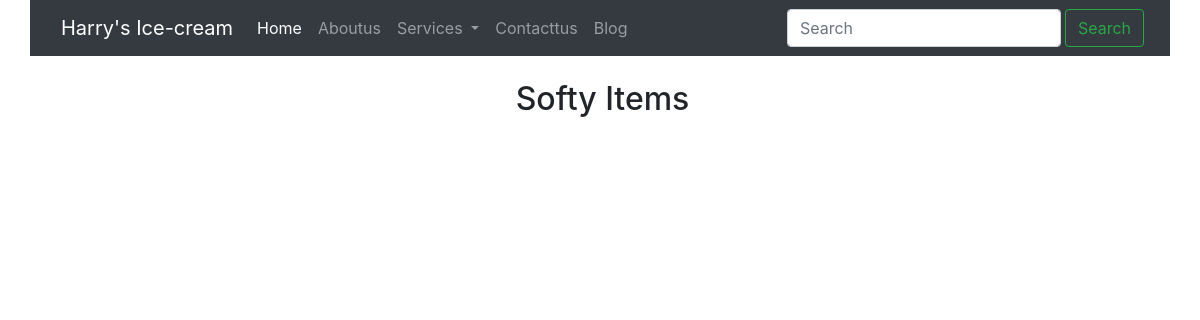
/service/Softy/, run on an earlier commit of the app's database.
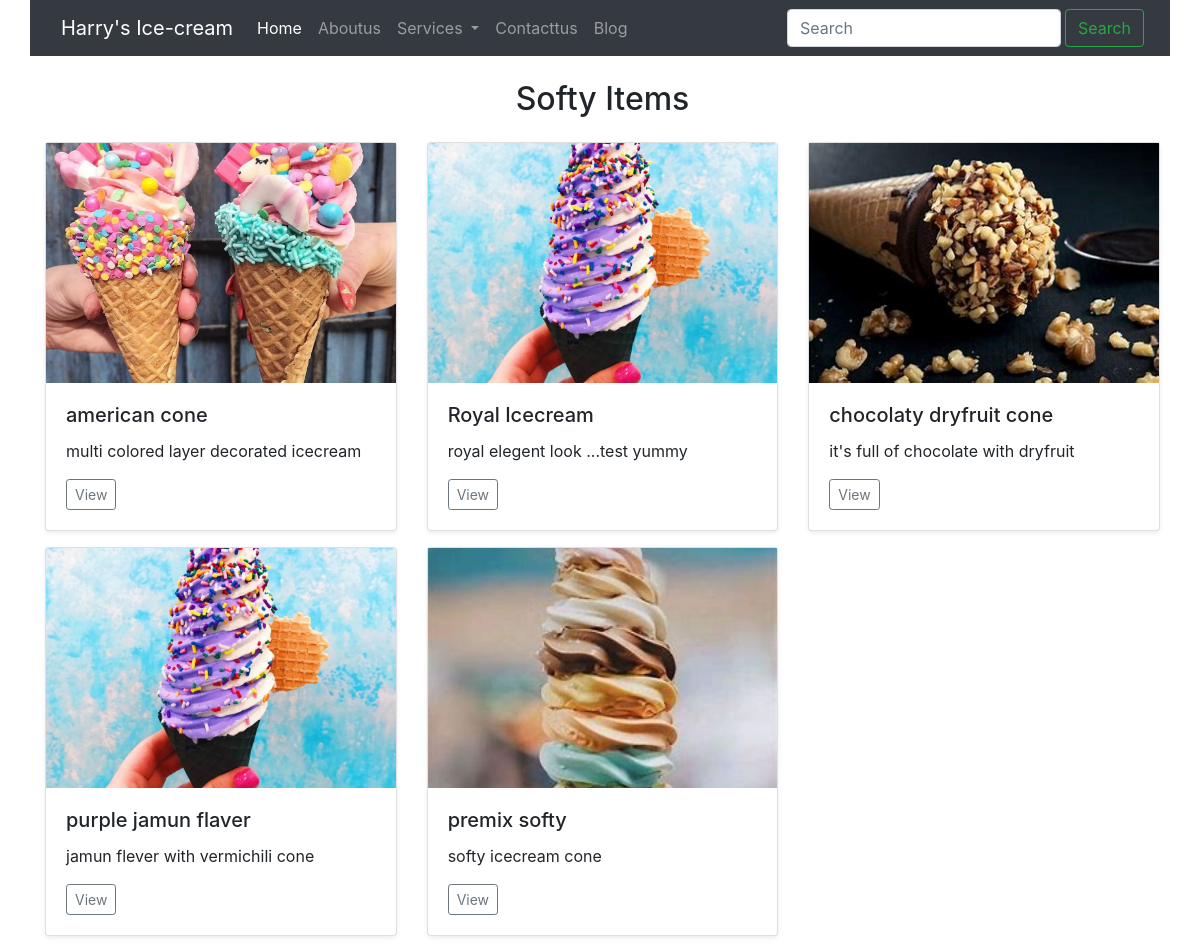
And on a later commit of the database.
### my_app/models.py (models this page shows, shortened)
class Icecream(models.Model):
    CATEGORY_CHOICES = [
        ('Icecream', 'Icecream'),
        ('Softy', 'Softy'),
        ('Milkshake', 'Milkshake'),
    ]
    name = models.CharField(max_length=100)
    description = models.TextField()
    image = models.ImageField(upload_to='icecream_images/', null=True, blank=True)
    price = models.DecimalField(max_digits=6, decimal_places=2)
    added_by = models.ForeignKey(User, on_delete=models.CASCADE, null=True, blank=True)
    category = models.CharField(max_length=100, choices=CATEGORY_CHOICES)

### my_app/views.py (the view)
# urls.py: path('service/<str:category>/', views.services_by_category, name='services_by_category'),
def services_by_category(request, category):
    items = Icecream.objects.filter(category=category)
    categories = Icecream.objects.values_list('category', flat=True).distinct()
    return render(request, 'category_service.html', {
        'icecreams': items,
        'categories': categories,
        'selected_category': category
    })

### templates/category_service.html
{% extends "base.html" %}
{% block content %}
  <div class="container my-2">
    <h2 class="text-center my-4">{{ selected_category }} Items</h2>
    <div class="row row-cols-1 row-cols-sm-2 row-cols-md-3 g-3">
      {% for icecream in icecreams %}
      <div class="col">
        <div class="card shadow-sm h-100">
          <img src="{{ icecream.image.url }}" class="img-fluid" style="height: 240px; object-fit: cover;">
          <div class="card-body">
            <h5 class="card-title">{{ icecream.name }}</h5>
            <p class="card-text">{{ icecream.description|truncatewords:25 }}</p>
            <div class="d-flex justify-content-between align-items-center">
              <a href="{% url 'icecream_detail' id=icecream.id %}" class="btn btn-sm btn-outline-secondary">View</a>
            </div>
          </div>
        </div>
      </div>
      {% endfor %}
    </div>
  </div>
{% endblock %}

What changed in the data, as far as the page shows it:
now on this page (row edited): Icecream: image (picture), name "american cone", description "multi colored layer decorated icecream"
now on this page (row edited): Icecream: image (picture), name "Royal Icecream", description "royal elegent look ...test yummy"
now on this page (row edited): Icecream: image (picture), name "chocolaty dryfruit cone", description "it's full of chocolate with dryfruit"
now on this page (row edited): Icecream: image (picture), name "purple jamun flaver", description "jamun flever with vermichili cone"
added Icecream: image (picture), name "premix softy", description "softy icecream cone"
